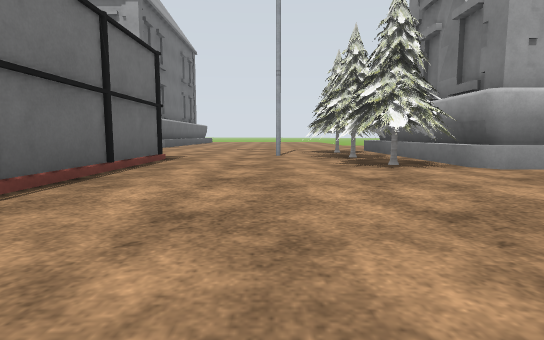
View 1 (above)

21 first-person views from a walk through a world built for the Gazebo simulator. The camera is 0.72 m above the floor, tilts 6° down and sees 80° across. The floor is counted in squares, 2 m on a side. Each view is taken from the middle of a square. On the plan, view 1 faces up. The plan holds only what a view shows up to about 9 squares ahead; the rest is blank. The place goes on beyond the plan. Simple shapes stand in for some stock models. Some surface patterns are stand-ins.

View 2
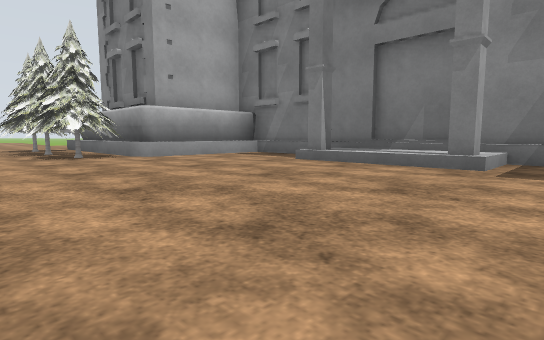

View 3
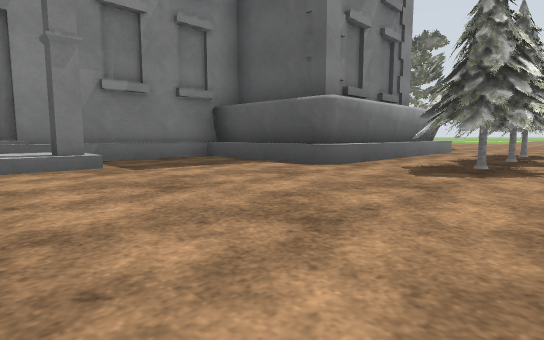

View 4
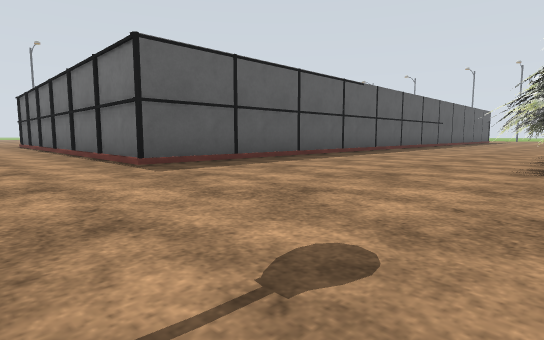

View 5
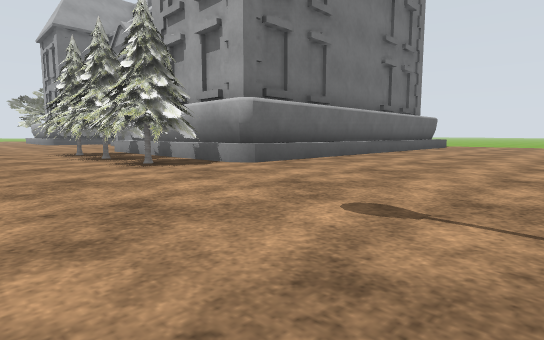

View 6
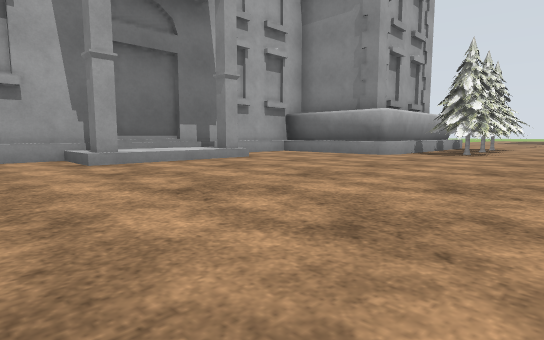

View 7
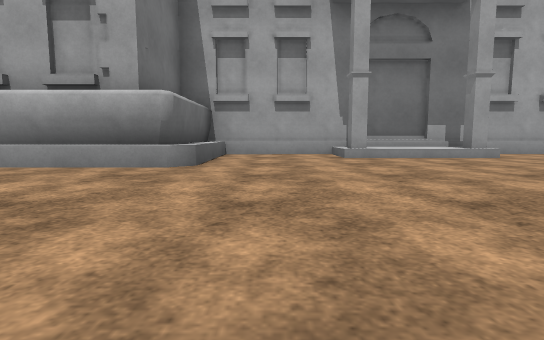

View 8
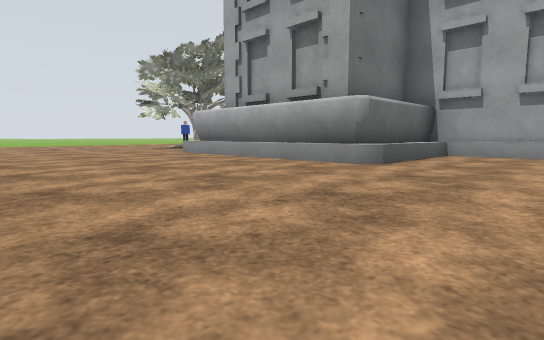

View 9
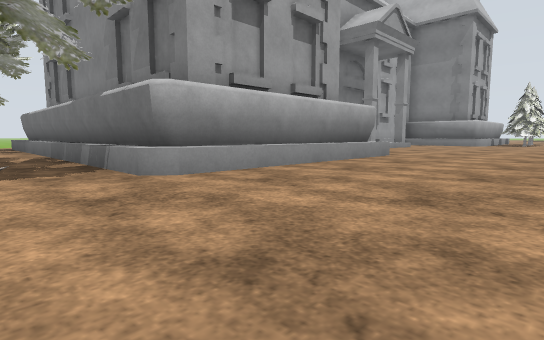

View 10
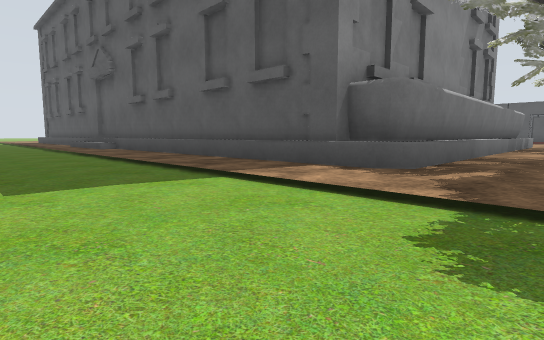

View 11
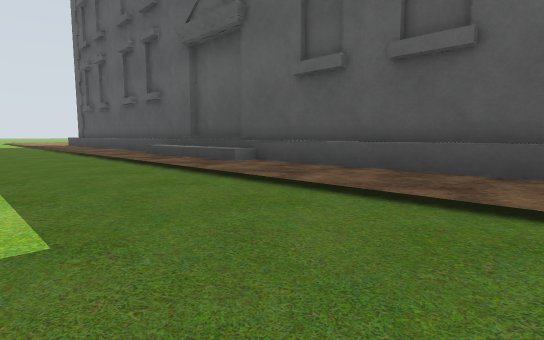

View 12
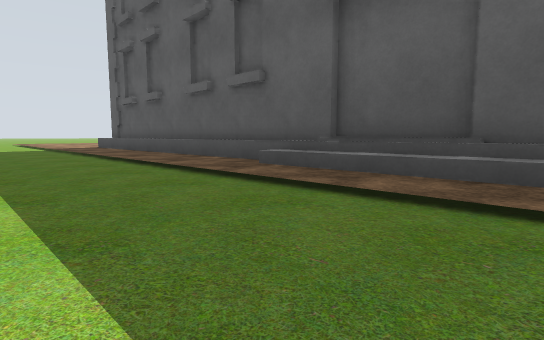

View 13
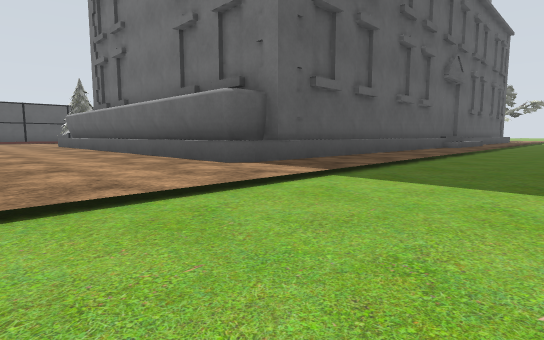

View 14
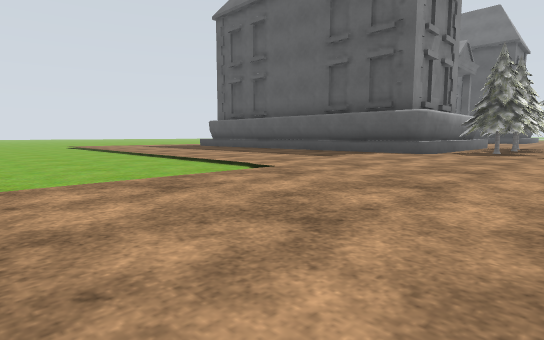

View 15
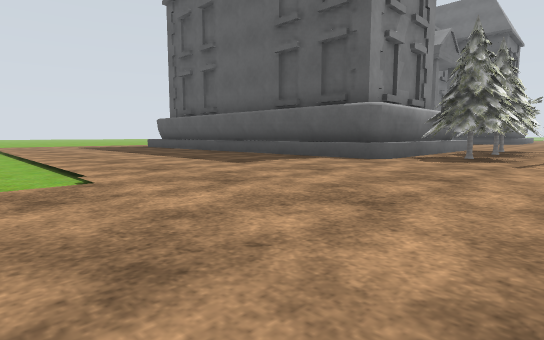

View 16
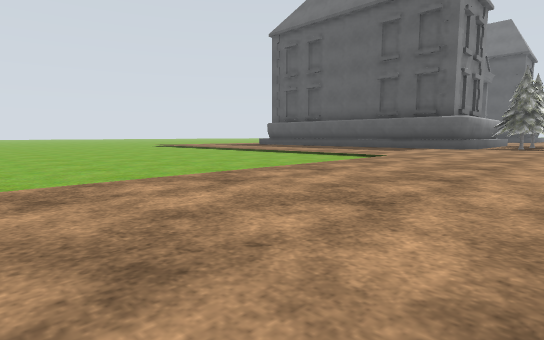

View 17
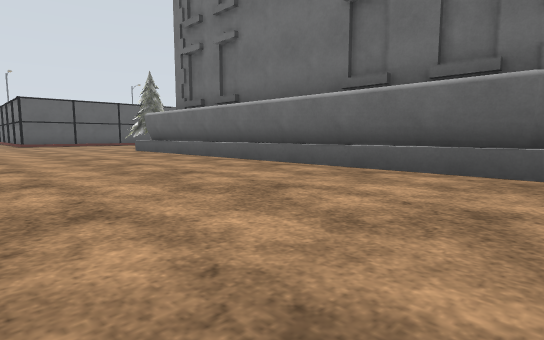

View 18
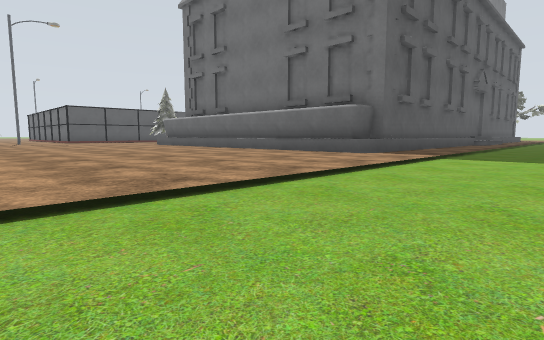

View 19
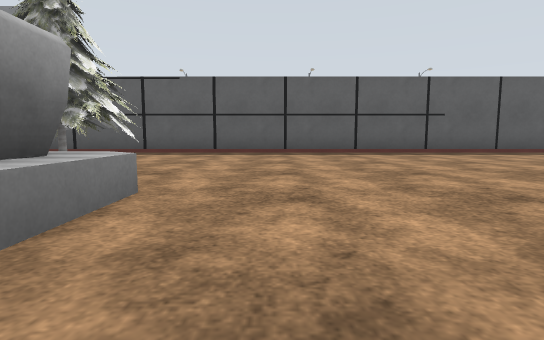

View 20
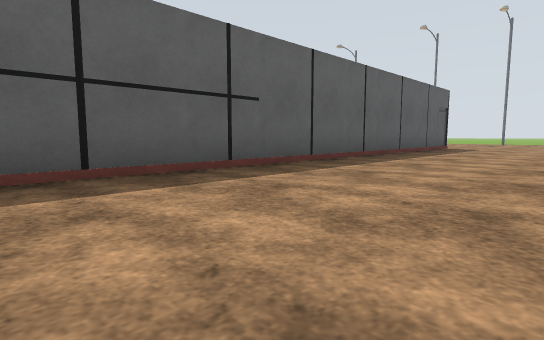

View 21
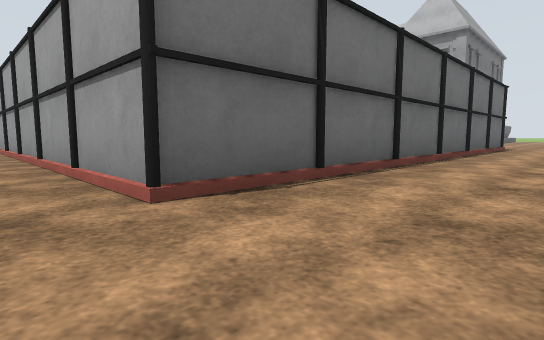

### Floor plan
Key: @ floor where view 1 was taken; # wall or solid block; . main floor; - floor 0.1 m lower than the main floor; S school; T pine tree; L lamp; A oak tree.
Columns run from 24 left of view 1 to 7 right of it. Each row starts with its distance up from view 1.
 21    -------------- ---------
 20    ------------------------
 19    ........................
 18    ..SSSSSSSSSSSSSSSS......---
 17   A..S              S......-----
 16   AA.S              S......-----
 15   A .S              S......-----
 14     .S              S......-----
 13     .S  SSSSSSSSSS  S......-----
 12    ..S  SS..SS..SS  S...........
 11    A.SSSSS......SSSSS...........
 10   AA.SSSSS......SSSST...........
  9  ................TTTT...........
  8 .................TT........SSSSS
  7 .........................TTSSSSS
  6    .....................LTTS
  5     ###################..TTS
  4                       #..TTSSS
  3                       #......S
  2                       #......S
  1                       #.....SS
  0                       #.@...SS
 -1                       #.....SS
 -2                       #......S
 -3                       #......S
 -4                ########.TT.SSS
 -5                    ......T.S
 -6                         TT.S
 -7                         TT.S
 -8                          ..S
 -9                          ..
-10                          ...A
-11                          ..AA

Positions as (right, up) in squares from view 1, and headings:
1: (0, 0), facing up
2: (0, -2), facing up-right
3: (0, 0), facing down-right
4: (0, 9), facing down-left
5: (0, 7), facing up-left
6: (-14, 7), facing up-right
7: (-14, 6), facing up
8: (-13, 6), facing up-left
9: (-21, 7), facing up-right
10: (-21, 21), facing down-right
11: (-16, 21), facing down-right
12: (-13, 21), facing down-right
13: (-1, 21), facing down-left
14: (0, 15), facing down-right
15: (0, 13), facing down-right
16: (0, 18), facing down-right
17: (0, 18), facing down-left
18: (2, 21), facing down-left
19: (-9, 12), facing down
20: (-10, 8), facing down-left
21: (0, -5), facing up-left
